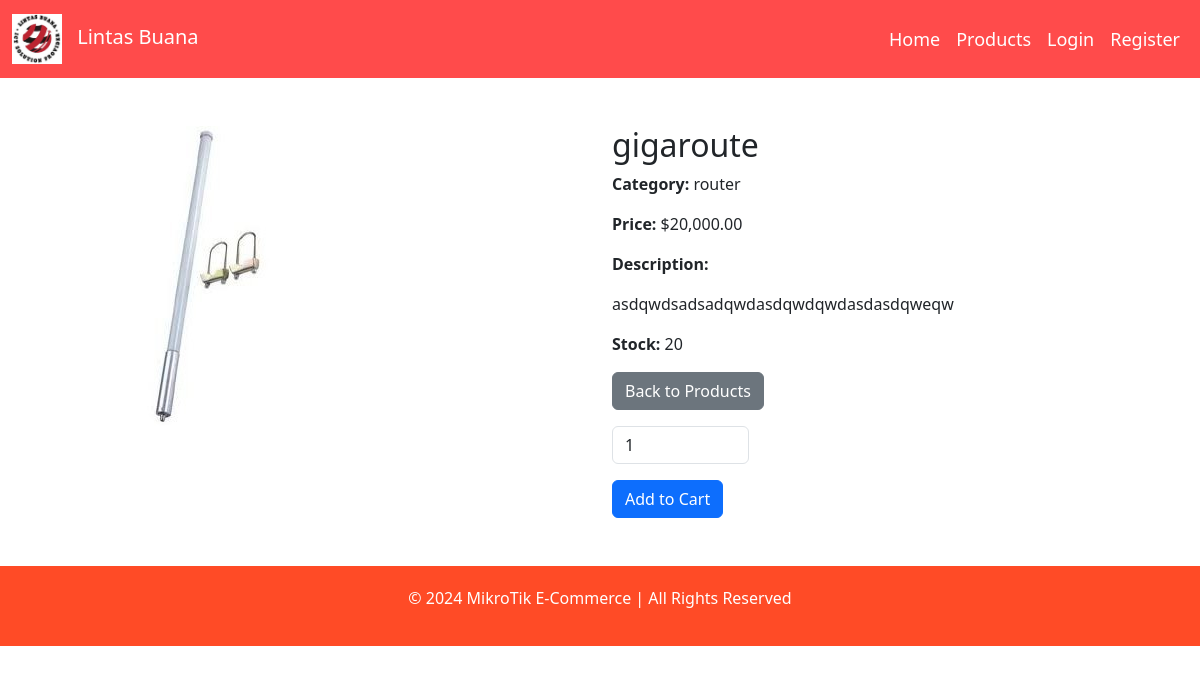
Page /productDetails.php?id=1 on the committed database.
### tables this page shows
CREATE TABLE `product` (
  `product_id` int(11) NOT NULL,
  `product_name` varchar(100) NOT NULL,
  `product_price` decimal(10,2) NOT NULL,
  `product_description` text DEFAULT NULL,
  `category_id` int(11) DEFAULT NULL,
  `product_image` varchar(255) NOT NULL,
  `product_stock` int(11) DEFAULT NULL
);

CREATE TABLE `category` (
  `category_id` int(11) NOT NULL,
  `category_name` varchar(100) NOT NULL
);

### productDetails.php (the view, shortened to what this page needs)
<?php
$productID = isset($_GET['id']) ? $_GET['id'] : null;
if ($productID) {
    include 'config.php';
    $query = "SELECT product_name, product_price, product_image, product_description, category_name, product_stock
              FROM product
              JOIN category ON product.category_id = category.category_id
              WHERE product.product_id = $productID";
    $result = mysqli_query($conn, $query);
    if (mysqli_num_rows($result) > 0) {
        $product = mysqli_fetch_assoc($result);
        $productName = $product['product_name'];
        $productPrice = $product['product_price'];
        $productImage = $product['product_image'];
        $productDescription = $product['product_description'];
        $categoryName = $product['category_name'];
        $ProductStock = $product['product_stock'];
    } else {
        echo '<p class="text-center">Product not found.</p>';
        exit;
    }
} else {
    echo '<p class="text-center">Invalid product.</p>';
    exit;
}
?>
<!DOCTYPE html>
<html lang="en">
<head>
    <link href="style.css" rel="stylesheet">
    <link href="https://cdn.jsdelivr.net/npm/bootstrap@5.3.0-alpha1/dist/css/bootstrap.min.css" rel="stylesheet">
</head>
<body>
    <header>
        <nav class="navbar navbar-expand-lg navbar-dark">
            <div class="container-fluid">
                <a class="navbar-brand" href="index.php">
                    <img src="images/logo.jpg" alt="Logo"> Lintas Buana
                </a>
                <div class="collapse navbar-collapse" id="navbarNav">
                    <ul class="navbar-nav ms-auto">
                        <li class="nav-item">
                            <a class="nav-link" href="index.php">Home</a>
                        </li>
                        <li class="nav-item">
                            <a class="nav-link" href="products.php">Products</a>
                        </li>
                        <?php if(isset($_SESSION['username'])): ?>
                            <li class="nav-item">
                                <a class="nav-link" href="cart.php">Cart</a>
                            </li>
                            <li class="nav-item">
                                <a class="nav-link" href="logout.php">Logout</a>
                            </li>
                        <?php else: ?>
                            <li class="nav-item">
                                <a class="nav-link" href="loginform.php">Login</a>
                            </li>
                            <li class="nav-item">
                                <a class="nav-link" href="registerform.php">Register</a>
                            </li>
                        <?php endif; ?>
                    </ul>
                </div>
            </div>
        </nav>
    </header>
    <section class="container my-5">
        <div class="row">
            <div class="col-md-6">
                <img src="<?php echo $productImage; ?>" alt="<?php echo $productName; ?>" class="img-fluid">
            </div>
            <div class="col-md-6">
                <h2><?php echo $productName; ?></h2>
                <p><strong>Category:</strong> <?php echo $categoryName; ?></p>
                <p><strong>Price:</strong> $<?php echo number_format($productPrice, 2); ?></p>
                <p><strong>Description:</strong></p>
                <p><?php echo nl2br($productDescription); ?></p>
                <p><strong>Stock:</strong> <?php echo number_format($ProductStock); ?> </p>
                <a href="products.php" class="btn btn-secondary">Back to Products</a>
                <form action="add_to_cart.php" method="POST">
    <input type="number" name="quantity" value="1" min="1" class="form-control w-25 my-3">
    <button type="submit" class="btn btn-primary">Add to Cart</button>
</form>
            </div>
        </div>
    </section>
    <footer class="footer">
        <p>&copy; 2024 MikroTik E-Commerce | All Rights Reserved</p>
    </footer>
</body>
</html>

### style.css (style rules this page uses)
body { background-color: #f4f4f4; color: #333; }
header { background-color: #FF4B4B; color: white; padding: 1px 0; }
.footer { background-color: #FF4B26; color: white; padding: 20px 0; text-align: center; }
.navbar-brand img { width: 50px; height: 50px; margin-right: 10px; }
.navbar-dark .navbar-nav .nav-link { color: #ffffff; font-size: 18px; }

### rows in the picture
product: product_image (picture), product_name "gigaroute", category.category_name "router", product_price "20,000.00", product_description "asdqwdsadsadqwdasdqwdqwdasdasdqweqw", product_stock "20"
